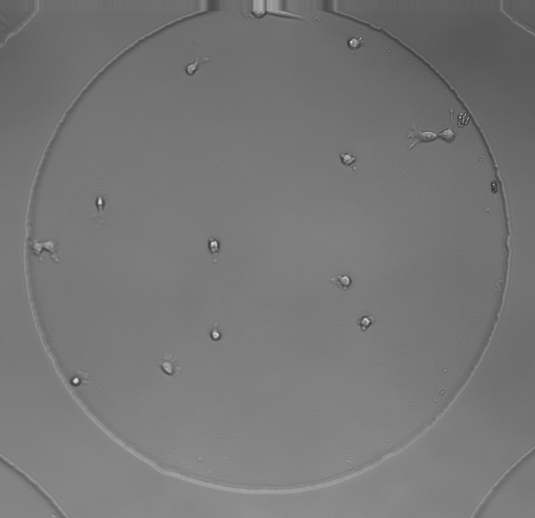
#> input picture Kalman_tracking_greedy_search/Tracing/CS585-Cells/CS585-Cells/t1266.tif, 1070 x 1036 px, given in place of template.jpg, which was not available (shown at 1/2 size)
$ python HW2.py
#> lines starting #> are read from the running program, lines starting #| are printed output that depends on the picture; after the words box and inside, x2 and y2 are one past the last pixel; in counts of white or black regions, pixels touching at a corner belong together; pictures that were not available may be replaced by others from this repository, and a replacement may not be noted
import numpy as np
import cv2 as cv
import imutils


def preprocess(img):
    img = cv.resize(img, (300, 300))
    template = cv.cvtColor(img, cv.COLOR_BGR2GRAY)
    _, template = cv.threshold(template, 128, 255, cv.THRESH_BINARY)
    return template


firstframe=0

backSub = cv.createBackgroundSubtractorKNN()


template=[]
cap = cv.VideoCapture(0)

temp = cv.imread('template.jpg')
#> temp is the input picture: shape (1036, 1070, 3); min 41, max 248, mean 118.9
temp = preprocess(temp)
#> in preprocess, `img = cv.resize(img, (300, 300))`:
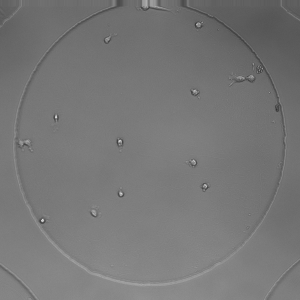
#> img: shape (300, 300, 3); min 48, max 221, mean 118.8
#> in preprocess, `_, template = cv.threshold(template, 128, 255, cv.THRESH_BINARY)`:
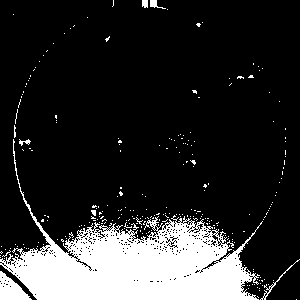
#> template: shape (300, 300); 17.6% white; 257 white regions (249 under 20 px), largest, box (x1, y1, x2, y2) and area: (0, 139, 263, 300) 14467, (0, 271, 32, 300) 508, (260, 259, 300, 300) 103
cv.imwrite("Hand_binary.jpg",temp)
template.append(temp)

temp2 = cv.imread('L.jpg')
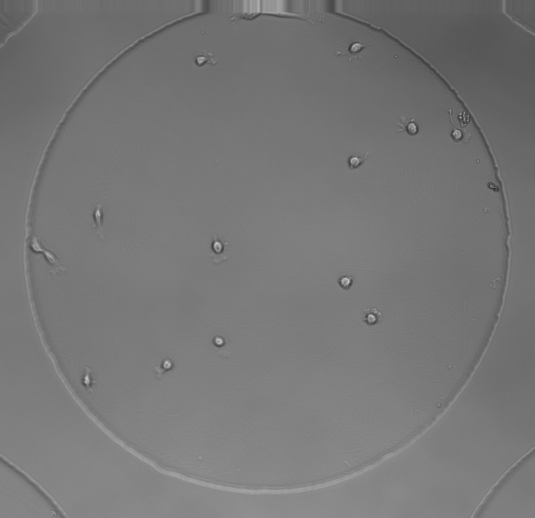
#> input picture Kalman_tracking_greedy_search/Tracing/CS585-Cells/CS585-Cells/t1267.tif, 1070 x 1036 px, given in place of L.jpg, which was not available (shown at 1/2 size)
#> temp2 is the input picture: shape (1036, 1070, 3); min 40, max 214, mean 119
temp2 = preprocess(temp2)
#> in preprocess (call 2), `_, template = cv.threshold(template, 128, 255, cv.THRESH_BINARY)`:
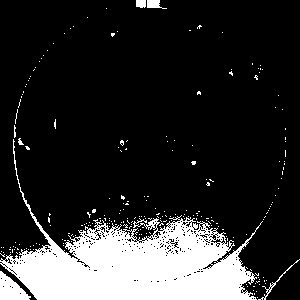
#> template: shape (300, 300); 17.7% white; 229 white regions (222 under 20 px), largest, box (x1, y1, x2, y2) and area: (0, 139, 263, 300) 14510, (0, 271, 31, 300) 516, (147, 0, 167, 9) 109
cv.imwrite("Loser_binary.jpg",temp2)
template.append(temp2)

temp3 = cv.imread('gun.jpg')
temp3 = preprocess(temp3)
cv.imwrite("gun_binary.jpg",temp3)
template.append(temp3)


temp4 = cv.imread('peace.jpg')
#> (the run stopped early here; a loop or call above may not have finished)
